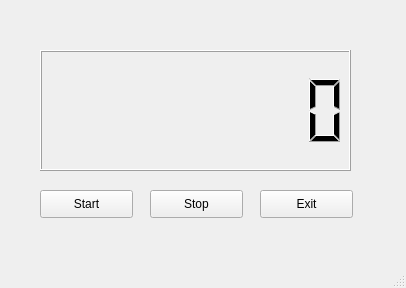
<?xml version="1.0" encoding="UTF-8"?>
<ui version="4.0">
 <class>MainWindow</class>
 <widget class="QMainWindow" name="MainWindow">
  <property name="geometry">
   <rect>
    <x>0</x>
    <y>0</y>
    <width>406</width>
    <height>288</height>
   </rect>
  </property>
  <property name="windowTitle">
   <string>MainWindow</string>
  </property>
  <widget class="QWidget" name="centralwidget">
   <widget class="QLCDNumber" name="lcdNumber">
    <property name="geometry">
     <rect>
      <x>40</x>
      <y>50</y>
      <width>311</width>
      <height>121</height>
     </rect>
    </property>
    <property name="digitCount">
     <number>8</number>
    </property>
   </widget>
   <widget class="QPushButton" name="stop">
    <property name="geometry">
     <rect>
      <x>150</x>
      <y>190</y>
      <width>93</width>
      <height>28</height>
     </rect>
    </property>
    <property name="text">
     <string>Stop</string>
    </property>
   </widget>
   <widget class="QPushButton" name="exit">
    <property name="geometry">
     <rect>
      <x>260</x>
      <y>190</y>
      <width>93</width>
      <height>28</height>
     </rect>
    </property>
    <property name="text">
     <string>Exit</string>
    </property>
   </widget>
   <widget class="QPushButton" name="start">
    <property name="geometry">
     <rect>
      <x>40</x>
      <y>190</y>
      <width>93</width>
      <height>28</height>
     </rect>
    </property>
    <property name="text">
     <string>Start</string>
    </property>
   </widget>
  </widget>
  <widget class="QMenuBar" name="menubar">
   <property name="geometry">
    <rect>
     <x>0</x>
     <y>0</y>
     <width>406</width>
     <height>26</height>
    </rect>
   </property>
  </widget>
  <widget class="QStatusBar" name="statusbar"/>
 </widget>
 <resources/>
 <connections/>
</ui>
